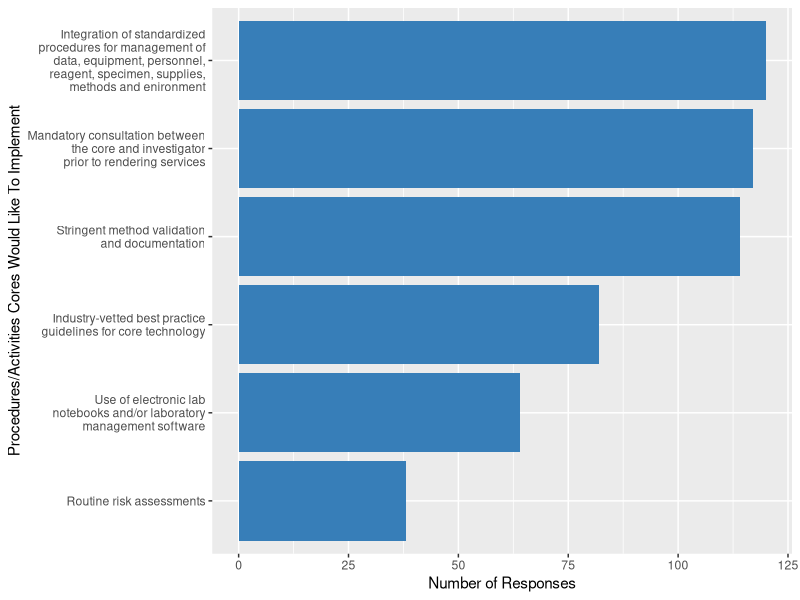

This figure's R source:
library(tidyverse)

data3 <- read_csv("../data/figure-3-data.csv", col_types="fi") 

data3 %>%
  mutate(procedure=fct_reorder(procedure, responses)) %>%
  ggplot(data, mapping = aes(x=procedure, y=responses)) +
  geom_bar(stat="identity", fill="#377eb8") +
  coord_flip() +
  scale_x_discrete(labels = function(x) str_wrap(x, width=30)) +
  xlab("Procedures/Activities Cores Would Like To Implement") +
  ylab("Number of Responses")